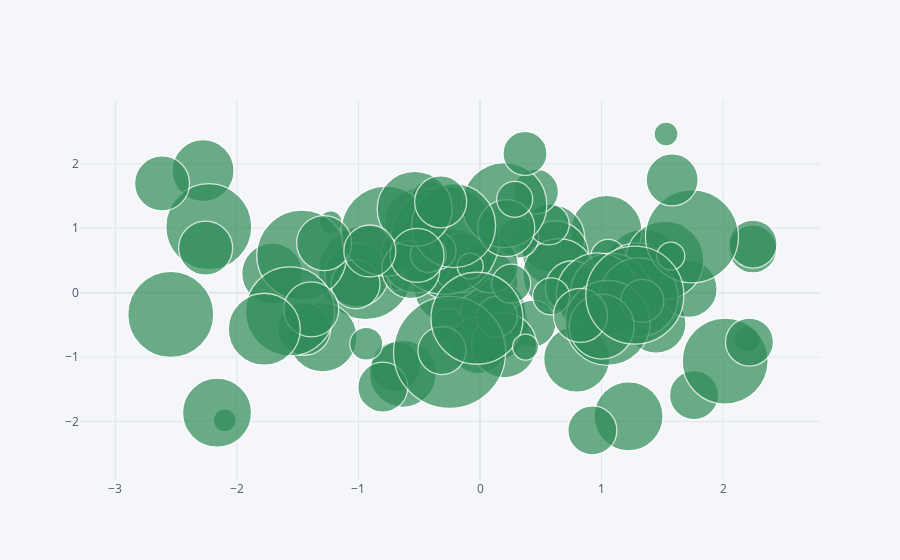

The code cell stored with this chart in its notebook:
### Markdown cell above
**Bubble Plots**

### Code cell
df.iplot(kind='bubble', x='A',y='B', size='C', colors='seagreen')

### Figure 1 — Plotly figure (JSON) as saved in the notebook; plotly's stock layout.template omitted (floating-point values rounded to 4 significant figures)
{"data": [{"marker": {"color": ["seagreen", "seagreen", "seagreen", "seagreen", "seagreen", "seagreen", "seagreen", "seagreen", "seagreen", "seagreen", "seagreen", "seagreen", "seagreen", "seagreen", "seagreen", "seagreen", "seagreen", "seagreen", "seagreen", "seagreen", "seagreen", "seagreen", "seagreen", "seagreen", "seagreen", "seagreen", "seagreen", "seagreen", "seagreen", "seagreen", "seagreen", "seagreen", "seagreen", "seagreen", "seagreen", "seagreen", "seagreen", "seagreen", "seagreen", "seagreen", "seagreen", "seagreen", "seagreen", "seagreen", "seagreen", "seagreen", "seagreen", "seagreen", "seagreen", "seagreen", "seagreen", "seagreen", "seagreen", "seagreen", "seagreen", "seagreen", "seagreen", "seagreen", "seagreen", "seagreen", "seagreen", "seagreen", "seagreen", "seagreen", "seagreen", "seagreen", "seagreen", "seagreen", "seagreen", "seagreen", "seagreen", "seagreen", "seagreen", "seagreen", "seagreen", "seagreen", "seagreen", "seagreen", "seagreen", "seagreen", "seagreen", "seagreen", "seagreen", "seagreen", "seagreen", "seagreen", "seagreen", "seagreen", "seagreen", "seagreen", "seagreen", "seagreen", "seagreen", "seagreen", "seagreen", "seagreen", "seagreen", "seagreen", "seagreen", "seagreen"], "line": {"width": 1.3}, "size": [79, 94, 23, 71, 76, 71, 60, 59, 67, 64, 69, 35, 50, 40, 35, 71, 66, 73, 12, 23, 71, 69, 42, 65, 72, 41, 49, 41, 57, 32, 54, 78, 49, 48, 34, 57, 81, 24, 62, 86, 72, 16, 83, 61, 47, 65, 53, 26, 60, 67, 69, 45, 41, 56, 66, 37, 90, 108, 26, 38, 86, 90, 48, 85, 58, 57, 48, 79, 85, 86, 69, 89, 49, 36, 84, 43, 75, 50, 55, 65, 72, 52, 55, 112, 36, 48, 93, 39, 92, 54, 54, 26, 28, 98, 33, 55, 44, 54, 52, 52], "symbol": "circle"}, "mode": "markers", "text": "", "type": "scatter", "x": [1.347, -0.9428, -1.228, 0.02071, -0.231, 1.04, 1.448, -0.5614, 0.5861, -1.014, -0.4995, -0.4206, -0.695, 1.108, 1.055, 0.1077, 0.6204, 1.288, -0.6883, -2.1, -0.5238, -1.296, 1.038, 0.1104, 0.6482, 0.314, -1.024, 0.5653, 1.717, -0.2663, 0.7604, 1.521, 1.761, 2.245, -0.3524, -0.01609, 1.077, 1.531, -2.279, -2.232, -0.2503, -0.2614, 0.9685, -1.71, 0.4312, 0.1982, -1.447, 2.2, -0.1484, -0.6349, -2.164, 0.4603, 0.1387, 0.08492, 0.7951, 0.5853, -1.467, -0.2888, -0.08061, -0.354, 2.017, -0.7729, 2.246, 0.2007, -0.569, 0.2158, 2.217, 1.305, 1.05, -2.545, 1.222, -1.564, 0.9243, -0.4248, -0.2171, 1.335, -0.5379, -0.7999, -1.388, 1.001, -1.775, -0.3238, -1.282, -0.2503, 0.2854, -0.3133, 1.744, 0.2566, -0.02494, 0.8266, -0.5179, 0.3749, 1.57, 1.274, -0.9359, -2.616, 0.37, -2.258, -0.9066, 1.581], "y": [0.3703, 0.3116, 1.092, 0.1491, 0.08862, 0.9603, -0.4746, 0.6677, 0.8448, 0.2764, 1.087, 1.469, -1.146, 0.238, 0.5549, -0.5152, 0.5995, 0.2044, 0.1203, -1.982, 0.5468, -0.6937, 0.1754, -0.299, 0.2808, 0.8515, 0.1298, 1.06, 0.05802, -0.4924, 0.0759, 0.5032, -1.592, 0.6784, 0.7133, -0.8152, -0.01463, 2.463, 1.894, 1.023, 0.4429, -0.6347, -0.02695, 0.2956, -0.4803, -0.8178, -0.5609, -0.7212, 0.4624, -1.26, -1.864, 1.568, -0.3724, 0.4302, -1.032, -0.05806, 0.584, 0.8116, 0.412, 0.6495, -1.062, 0.9536, 0.754, 1.359, 0.3584, 1.001, -0.768, -0.07295, -0.4691, -0.3387, -1.92, -0.2915, -2.138, 0.5925, 1.039, -0.1283, 1.3, -1.467, -0.2613, -0.5271, -0.5687, 1.41, 0.7689, -0.9284, 1.448, -0.8993, 0.8724, 0.1394, -0.3975, -0.3537, 0.5771, -0.8459, 0.5669, -0.03959, -0.794, 1.696, 2.16, 0.6918, 0.6462, 1.751]}], "layout": {"legend": {"bgcolor": "#F5F6F9", "font": {"color": "#4D5663"}}, "paper_bgcolor": "#F5F6F9", "plot_bgcolor": "#F5F6F9", "title": {"font": {"color": "#4D5663"}}, "xaxis": {"gridcolor": "#E1E5ED", "showgrid": true, "tickfont": {"color": "#4D5663"}, "title": {"font": {"color": "#4D5663"}, "text": ""}, "zerolinecolor": "#E1E5ED"}, "yaxis": {"gridcolor": "#E1E5ED", "showgrid": true, "tickfont": {"color": "#4D5663"}, "title": {"font": {"color": "#4D5663"}, "text": ""}, "zerolinecolor": "#E1E5ED"}}}
